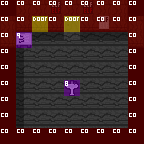

This is a level from a 2D game, rendered from its Tiled map with the project's own tilesets. A one-line summary and the complete map file follow:
An orthogonal 9x9 tile map with 16x16 px tiles, 3 tile layers (Tile Layer 1, Tile Layer 2, Tile Layer 3), 2 tilesets.

<map version="1.2" tiledversion="1.2.4" orientation="orthogonal" renderorder="right-down" width="9" height="9" tilewidth="16" tileheight="16" infinite="0" nextlayerid="4" nextobjectid="1">
 <tileset firstgid="1" source="../tilesets/world-tileset.tsx" />
 <tileset firstgid="4097" source="../tilesets/collision-tileset.tsx" />
 <layer id="1" name="Tile Layer 1" width="9" height="9">
  <data encoding="csv">
1,131,4,962,4,962,4,132,1,
3,195,68,68,259,68,1026,196,3,
67,1735,1671,1671,1544,1671,1671,1671,67,
1,1608,1544,1544,1544,1544,1544,1544,1,
1,1608,1544,1544,1544,1544,1544,1544,1,
1,1608,1544,1544,1544,1544,1544,1544,1,
1,1608,1544,1544,1544,1544,1544,1544,1,
1,1608,1544,1544,1544,1544,1544,1544,1,
1,1,1,1,1,1,1,1,1
</data>
 </layer>
 <layer id="2" name="Tile Layer 2" width="9" height="9">
  <data encoding="csv">
0,0,0,0,0,0,0,0,0,
0,0,0,0,0,0,0,0,0,
0,1478,0,0,0,0,0,0,0,
0,0,0,0,0,0,0,0,0,
0,0,0,0,0,0,0,0,0,
0,0,0,0,329,0,0,0,0,
0,0,0,0,0,0,0,0,0,
0,0,0,0,0,0,0,0,0,
0,0,0,0,0,0,0,0,0
</data>
 </layer>
 <layer id="3" name="Tile Layer 3" width="9" height="9">
  <data encoding="csv">
4098,4098,4098,4098,4098,4098,4098,4098,4098,
4098,4098,4099,4098,4099,4098,4098,4098,4098,
4098,4106,0,0,0,0,0,0,4098,
4098,0,0,0,0,0,0,0,4098,
4098,0,0,0,0,0,0,0,4098,
4098,0,0,0,4105,0,0,0,4098,
4098,0,0,0,0,0,0,0,4098,
4098,0,0,0,0,0,0,0,4098,
4098,4098,4098,4098,4098,4098,4098,4098,4098
</data>
 </layer>
</map>
